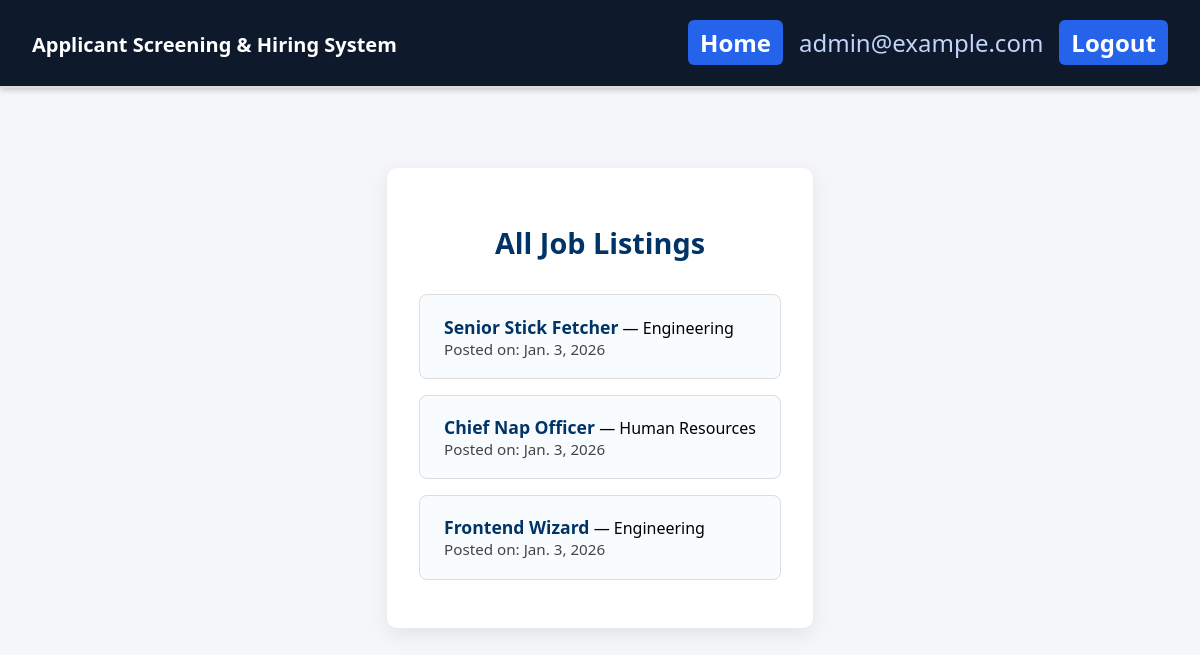
The page /internal/admin/jobs/ (signed in) on the database its author committed.
### core/models.py (models this page shows, shortened)
class User(AbstractBaseUser, PermissionsMixin):
    ROLE_CHOICES = (
        ('ADMIN', 'Admin'),
        ('RECRUITER', 'Recruiter'),
        ('JOBSEEKER', 'Job Seeker'),
    )
    email = models.EmailField(unique=True)
    role = models.CharField(max_length=20, choices=ROLE_CHOICES)
    is_active = models.BooleanField(default=True)
    is_staff = models.BooleanField(default=False)
    objects = UserManager()
    USERNAME_FIELD = 'email'
    REQUIRED_FIELDS = ['role']

class JobListings(models.Model):
    job_id      = models.AutoField(primary_key=True)
    recruiter   = models.ForeignKey(Recruiter, on_delete=models.CASCADE, related_name="jobs")
    department  = models.ForeignKey(Department, on_delete=models.CASCADE, related_name="jobs")
    title       = models.CharField(max_length=100)
    description = models.TextField(blank=True, null=True)
    salary      = models.DecimalField(max_digits=10, decimal_places=2, null=True, blank=True)
    requirements= models.TextField(blank=True, null=True)
    posted_date = models.DateField()
    is_active   = models.BooleanField(default=True)  # Add this field for job status management

class Department(models.Model):
    department_id = models.AutoField(primary_key=True)
    name          = models.CharField(max_length=100)

### core/views.py (the view)
# urls.py: path("internal/admin/jobs/",         views.admin_jobs,  name="admin_jobs"),
@login_required("ADMIN")
def admin_jobs(request):
    jobs = JobListings.objects.all()
    return render(request, "core/admin/jobs.html", {"jobs": jobs})

### core/views.py (called while the page is built)
def login_required(role=None):
    def decorator(view_func):
        @wraps(view_func)
        def wrapper(request, *args, **kwargs):
            if "user_id" not in request.session:
                return redirect("login")
            if role and request.session.get("role") != role:
                return redirect("dashboard")
            return view_func(request, *args, **kwargs)
        return wrapper
    return decorator

### templates/core/admin/jobs.html (shortened to what this page needs)
{% extends 'core/base.html' %}
{% block content %}
<div class="jobs-section">
    <h2>All Job Listings</h2>
    {% if jobs %}
        {% for job in jobs %}
            <div class="job-card">
                <div>
                    <a>{{ job.title }}</a> — {{ job.department.name }}
                    <div class="job-meta">Posted on: {{ job.posted_date }}</div>
                </div>
            </div>
        {% endfor %}
    {% else %}
        <p>No job listings found.</p>
    {% endif %}
</div>
{% endblock %}

### templates/core/base.html (shortened to what this page needs)
<!DOCTYPE html>
{% load static %}
<html lang="en">
<head>
    <link rel="stylesheet" href="{% static 'css/style.css' %}">
</head>
<body>
    {% if user.is_authenticated %}
    <header class="topbar">
        <div class="topbar-left">
            <span class="logo">Applicant Screening & Hiring System</span>
        </div>
        <div class="topbar-right">
            {% if request.session.role == "ADMIN" %}
                <a href="{% url 'admin_dashboard' %}" class="btn-nav">Home</a>
            {% elif request.session.role == "RECRUITER" %}
                <a href="{% url 'recruiter_dashboard' %}" class="btn-nav">Home</a>
            {% elif request.session.role == "JOBSEEKER" %}
                <a href="{% url 'applicant_dashboard' %}" class="btn-nav">Home</a>
            {% endif %}
            <span class="welcome-msg">{{ user.email }}</span>
            <a href="{% url 'logout' %}" class="btn-nav">Logout</a>
        </div>
    </header>
    {% endif %}
    <main>
        {% block content %}
        {% endblock %}
    </main>
</body>
</html>

### static/css/style.css (style rules this page uses)
body { margin: 0; font-family: 'Segoe UI', Tahoma, Geneva, Verdana, sans-serif; background-color: #f4f6f9; }
header { background-color: #003366; color: white; padding: 1.2rem; text-align: center; font-size: 1.5rem; font-weight: bold; border-bottom: 2px solid #ddd; }
main { display: flex; justify-content: center; align-items: center; padding: 2rem; }
.jobs-section { max-width: 900px; margin: 3rem auto; padding: 2rem; background: #fff; border-radius: 10px; box-shadow: 0 6px 20px rgba(0, 0, 0, 0.08); }
.jobs-section h2 { text-align: center; font-size: 1.8rem; margin-bottom: 2rem; color: #003366; }
.job-card { display: flex; justify-content: space-between; align-items: center; padding: 1.2rem 1.5rem; border: 1px solid #ddd; border-radius: 8px; margin-bottom: 1rem; transition: box-shadow 0.2s ease; background-color: #f9fcff; }
.job-card a { color: #003366; font-weight: bold; font-size: 1.1rem; text-decoration: none; transition: color 0.2s ease; }
.job-meta { color: #444; font-size: 0.95rem; font-weight: 500; }
.topbar { display: flex; justify-content: space-between; align-items: center; background-color: #0e1a2b; color: white; padding: 0.8rem 2rem; height: 60px; position: sticky; top: 0; z-index: 1000; box-shadow: 0 2px 6px rgba(0,0,0,0.2); }
.topbar-left .logo { font-size: 1.25rem; font-weight: 600; color: #ffffff; }
.topbar-right { display: flex; align-items: center; gap: 1rem; }
.topbar-right .welcome-msg { color: #c2d4f9; font-weight: 500; }
.btn-nav { background-color: #2563eb; color: white; padding: 6px 12px; border-radius: 6px; text-decoration: none; transition: background-color 0.2s ease; }

### rows shown on the page
User: email "admin@example.com"
JobListings: title "Senior Stick Fetcher", department.name "Engineering", posted_date "Jan. 3, 2026"
JobListings: title "Chief Nap Officer", department.name "Human Resources", posted_date "Jan. 3, 2026"
JobListings: title "Frontend Wizard", department.name "Engineering", posted_date "Jan. 3, 2026"
